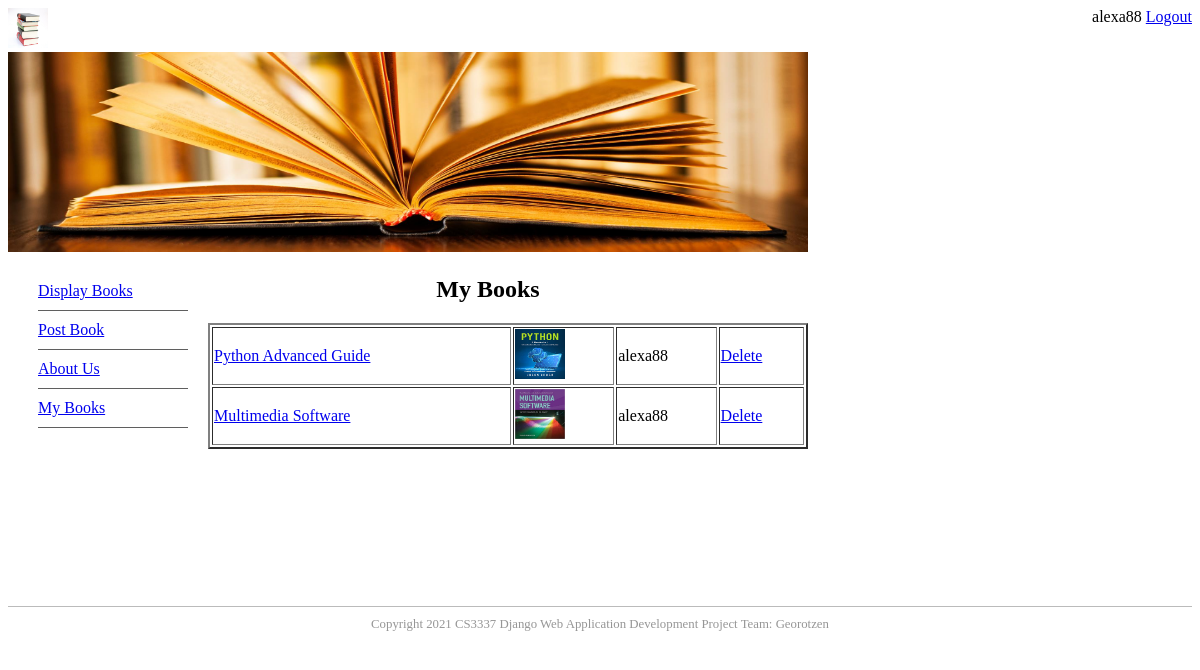
Page /mybooks (signed in) on the committed database.
### bookMng/models.py (models this page shows, shortened)
class MainMenu(models.Model):
    item = models.CharField(max_length=200, unique=True)
    link = models.CharField(max_length=200, unique=True)

class Book(models.Model):
    name = models.CharField(max_length=200)
    web = models.URLField(max_length=200)
    price = models.DecimalField(decimal_places=2, max_digits=6)
    publishdate = models.DateField(auto_now=True)
    picture = models.FileField(upload_to='bookEx/static/uploads')
    pic_path = models.CharField(max_length=300, editable=False, blank=True)
    username = models.ForeignKey(User, blank=True, null=True, on_delete=models.CASCADE)

### bookMng/views.py (the view)
# urls.py: path('mybooks', views.mybooks, name='mybooks'),
@login_required(login_url=reverse_lazy('login'))
def mybooks(request):
    books = Book.objects.filter(username=request.user)
    for b in books:
        b.pic_path = b.picture.url[14:]
    return render(request,
                  'bookMng/mybooks.html',
                  {
                      'item_list': MainMenu.objects.all(),
                      'books': books,
                  }
                  )

### bookEx/templates/bookMng/mybooks.html
{% extends "base.html" %}
{% load static %}
{% block sidenav %}
   {% for item in item_list %}
       <li>
          <a href="{{ item.link }}"> {{ item.item }}</a>
       </li>
   {% endfor %}
{% endblock sidenav %}
{% block content %}
   <h1 align="center"> My Books </h1>
   <table align="center" border="2" width="600">
    {% for book in books %}
       <tr>
           <td>
              <a href="book_detail/{{ book.id }}"> {{ book.name }} </a>
           </td>
           <td>
               <img src="{% static book.pic_path %}" width="50" height="50">
           </td>
           <td>
               {{ book.username }}
           </td>
           <td>
              <a href="book_delete/{{ book.id }}"> Delete </a>
           </td>
       </tr>
    {% endfor %}
   </table>
{% endblock content%}

### bookEx/templates/base.html (shortened to what this page needs)
{% load static %}
<!DOCTYPE html>
<html lang="en">
<head>
    <link href="{% static 'main.css' %}" rel="stylesheet" type="text/css">
</head>
<body>
<div>
    <header>
        <div id="logo">
            <img src="{% static 'logo.jpg' %}" width="40" height="40" alt="" />
            <span style="float: right;">
                {% if user.is_authenticated %}
                    {{ user.username }}
                    <a href="{% url 'logout' %}?next=/">Logout</a>
                {% else %}
                     Not logged in
                    <a href="{% url 'login' %}?next=/">Login</a>
                {% endif %}
            </span>
        </div>
        <div id="topbanner">
            <img src="{% static 'topbanner.jpg' %}" width="800" height="200" alt="" />
        </div>
    </header>
    <aside id="leftsidebar">
        <nav id="nav">
            <ul>
                {% block sidenav %}{% endblock sidenav %}
            </ul>
        </nav>
    </aside>
    <section id="main">
        {% block content %}{% endblock content %}
    </section>
    <footer id="footer">
        Copyright 2021 CS3337 Django Web Application Development Project Team: Georotzen
    </footer>
</div>
</body>
</html>

### bookEx/static/main.css (style rules this page uses)
#footer { text-align: center; font-size: 0.8em; margin-top: 5px; padding-top: 10px; padding-bottom: 10px; background-color: #FFFFFF; border-top: thin solid #BBBBBB; clear: both; color: #969696; }
#leftsidebar { width: 180px; height: 350px; float: left; }
#nav li { padding-top: 10px; padding-bottom: 10px; font-size: 1em; list-style-type: none; border-bottom: thin solid #5F5F5F; color: #4C4C4C; left: 0px; list-style-position: inside; margin-left: -10px; }
#main { width: 560px; float: left; margin-left: 20px; margin-right: 10px; padding-right: 10px; }

### rows in the picture
MainMenu: item "Display Books"
MainMenu: item "Post Book"
MainMenu: item "About Us"
MainMenu: item "My Books"
Book: name "Python Advanced Guide", username "alexa88"
Book: name "Multimedia Software", username "alexa88"

### other values in the picture
{{ user.username }} "alexa88"
